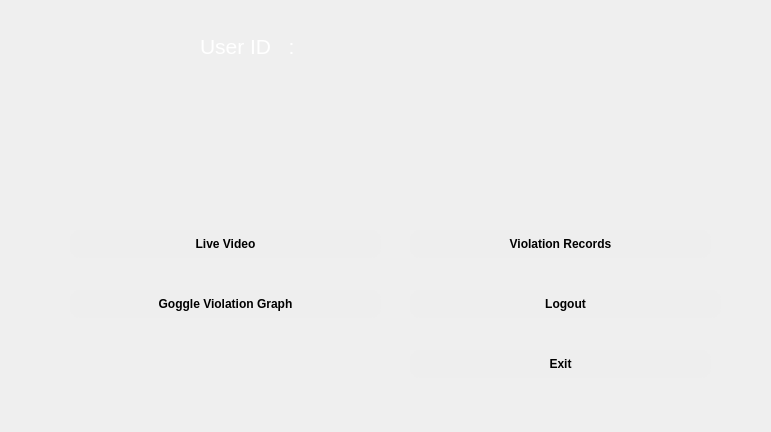
<?xml version="1.0" encoding="UTF-8"?>
<ui version="4.0">
 <class>Form</class>
 <widget class="QWidget" name="Form">
  <property name="geometry">
   <rect>
    <x>0</x>
    <y>0</y>
    <width>771</width>
    <height>432</height>
   </rect>
  </property>
  <property name="windowTitle">
   <string>Form</string>
  </property>
  <widget class="QLabel" name="label">
   <property name="geometry">
    <rect>
     <x>0</x>
     <y>0</y>
     <width>771</width>
     <height>431</height>
    </rect>
   </property>
   <property name="text">
    <string/>
   </property>
   <property name="pixmap">
    <pixmap>3img.jpg</pixmap>
   </property>
   <property name="scaledContents">
    <bool>true</bool>
   </property>
  </widget>
  <widget class="QLabel" name="label_12">
   <property name="geometry">
    <rect>
     <x>200</x>
     <y>30</y>
     <width>124</width>
     <height>33</height>
    </rect>
   </property>
   <property name="font">
    <font>
     <family>MS Shell Dlg 2</family>
     <pointsize>16</pointsize>
     <weight>9</weight>
     <italic>false</italic>
     <bold>false</bold>
    </font>
   </property>
   <property name="whatsThis">
    <string>&lt;html&gt;&lt;head/&gt;&lt;body&gt;&lt;p&gt;&lt;span style=&quot; text-decoration: underline; color:#ffffff;&quot;&gt;User ID:&lt;/span&gt;&lt;/p&gt;&lt;/body&gt;&lt;/html&gt;</string>
   </property>
   <property name="styleSheet">
    <string notr="true">background-color: none;

font: 75 16pt &quot;MS Shell Dlg 2&quot;;
color: rgb(255, 255, 255);</string>
   </property>
   <property name="text">
    <string>User ID   :</string>
   </property>
   <property name="scaledContents">
    <bool>false</bool>
   </property>
  </widget>
  <widget class="QLabel" name="genidLabel_5">
   <property name="geometry">
    <rect>
     <x>340</x>
     <y>30</y>
     <width>141</width>
     <height>41</height>
    </rect>
   </property>
   <property name="font">
    <font>
     <family>MS Shell Dlg 2</family>
     <pointsize>16</pointsize>
     <weight>9</weight>
     <italic>false</italic>
     <bold>false</bold>
    </font>
   </property>
   <property name="whatsThis">
    <string>&lt;html&gt;&lt;head/&gt;&lt;body&gt;&lt;p&gt;&lt;span style=&quot; text-decoration: underline; color:#ffffff;&quot;&gt;User ID:&lt;/span&gt;&lt;/p&gt;&lt;/body&gt;&lt;/html&gt;</string>
   </property>
   <property name="styleSheet">
    <string notr="true">background-color: none;

font: 75 16pt &quot;MS Shell Dlg 2&quot;;
color: rgb(255, 255, 255);</string>
   </property>
   <property name="text">
    <string/>
   </property>
   <property name="scaledContents">
    <bool>false</bool>
   </property>
  </widget>
  <widget class="QLabel" name="label_7">
   <property name="geometry">
    <rect>
     <x>520</x>
     <y>20</y>
     <width>221</width>
     <height>51</height>
    </rect>
   </property>
   <property name="text">
    <string/>
   </property>
   <property name="pixmap">
    <pixmap>rane.png</pixmap>
   </property>
  </widget>
  <widget class="QPushButton" name="Live">
   <property name="geometry">
    <rect>
     <x>70</x>
     <y>230</y>
     <width>311</width>
     <height>28</height>
    </rect>
   </property>
   <property name="font">
    <font>
     <pointsize>9</pointsize>
     <weight>75</weight>
     <bold>true</bold>
    </font>
   </property>
   <property name="styleSheet">
    <string notr="true">QPushButton{
border-radius:10px;
border-color: rgb(111, 111, 111);
background-color: rgb(238, 238, 238);}
QPushButton:hover{

background-color: rgb(255, 255, 127);}</string>
   </property>
   <property name="text">
    <string>Live Video</string>
   </property>
  </widget>
  <widget class="QPushButton" name="records">
   <property name="geometry">
    <rect>
     <x>410</x>
     <y>230</y>
     <width>301</width>
     <height>28</height>
    </rect>
   </property>
   <property name="font">
    <font>
     <pointsize>9</pointsize>
     <weight>75</weight>
     <bold>true</bold>
    </font>
   </property>
   <property name="styleSheet">
    <string notr="true">QPushButton{
border-radius:10px;
border-color: rgb(111, 111, 111);
background-color: rgb(238, 238, 238);}
QPushButton:hover{

background-color: rgb(255, 255, 127);}</string>
   </property>
   <property name="text">
    <string>Violation Records</string>
   </property>
  </widget>
  <widget class="QPushButton" name="logout">
   <property name="geometry">
    <rect>
     <x>410</x>
     <y>290</y>
     <width>311</width>
     <height>28</height>
    </rect>
   </property>
   <property name="font">
    <font>
     <pointsize>9</pointsize>
     <weight>75</weight>
     <bold>true</bold>
    </font>
   </property>
   <property name="styleSheet">
    <string notr="true">QPushButton{
border-radius:10px;
border-color: rgb(111, 111, 111);
background-color: rgb(238, 238, 238);}
QPushButton:hover{

background-color: rgb(255, 255, 127);}</string>
   </property>
   <property name="text">
    <string>Logout</string>
   </property>
  </widget>
  <widget class="QPushButton" name="exit">
   <property name="geometry">
    <rect>
     <x>410</x>
     <y>350</y>
     <width>301</width>
     <height>28</height>
    </rect>
   </property>
   <property name="font">
    <font>
     <pointsize>9</pointsize>
     <weight>75</weight>
     <bold>true</bold>
    </font>
   </property>
   <property name="styleSheet">
    <string notr="true">QPushButton{
border-radius:10px;
border-color: rgb(111, 111, 111);
background-color: rgb(238, 238, 238);}
QPushButton:hover{

background-color: rgb(255, 255, 127);}</string>
   </property>
   <property name="text">
    <string>Exit</string>
   </property>
  </widget>
  <widget class="QPushButton" name="logout_2">
   <property name="geometry">
    <rect>
     <x>70</x>
     <y>290</y>
     <width>311</width>
     <height>28</height>
    </rect>
   </property>
   <property name="font">
    <font>
     <pointsize>9</pointsize>
     <weight>75</weight>
     <bold>true</bold>
    </font>
   </property>
   <property name="styleSheet">
    <string notr="true">QPushButton{
border-radius:10px;
border-color: rgb(111, 111, 111);
background-color: rgb(238, 238, 238);}
QPushButton:hover{

background-color: rgb(255, 255, 127);}</string>
   </property>
   <property name="text">
    <string>Goggle Violation Graph</string>
   </property>
  </widget>
 </widget>
 <resources/>
 <connections/>
</ui>
